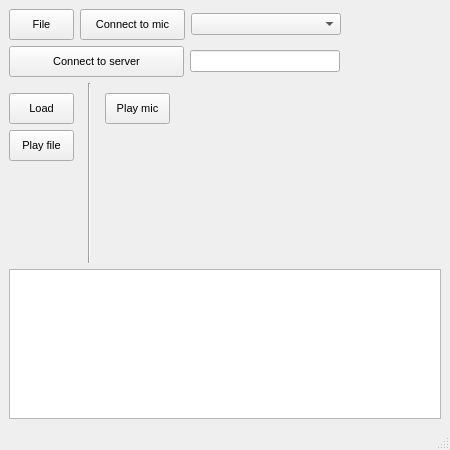
<?xml version="1.0" encoding="UTF-8"?>
<ui version="4.0">
 <class>MainWindow</class>
 <widget class="QMainWindow" name="MainWindow">
  <property name="geometry">
   <rect>
    <x>0</x>
    <y>0</y>
    <width>450</width>
    <height>450</height>
   </rect>
  </property>
  <property name="minimumSize">
   <size>
    <width>360</width>
    <height>300</height>
   </size>
  </property>
  <property name="maximumSize">
   <size>
    <width>450</width>
    <height>450</height>
   </size>
  </property>
  <property name="windowTitle">
   <string>Audio</string>
  </property>
  <widget class="QWidget" name="centralwidget">
   <layout class="QVBoxLayout" name="verticalLayout_4">
    <item>
     <layout class="QHBoxLayout" name="horizontalLayout_3">
      <item>
       <widget class="QToolButton" name="btn_mode_choice">
        <property name="minimumSize">
         <size>
          <width>65</width>
          <height>31</height>
         </size>
        </property>
        <property name="maximumSize">
         <size>
          <width>65</width>
          <height>31</height>
         </size>
        </property>
        <property name="font">
         <font>
          <pointsize>8</pointsize>
         </font>
        </property>
        <property name="text">
         <string>File</string>
        </property>
       </widget>
      </item>
      <item>
       <widget class="QToolButton" name="btn_connect_mic">
        <property name="minimumSize">
         <size>
          <width>105</width>
          <height>31</height>
         </size>
        </property>
        <property name="maximumSize">
         <size>
          <width>65</width>
          <height>31</height>
         </size>
        </property>
        <property name="font">
         <font>
          <pointsize>8</pointsize>
         </font>
        </property>
        <property name="text">
         <string>Connect to mic</string>
        </property>
       </widget>
      </item>
      <item>
       <widget class="QComboBox" name="comboBox">
        <property name="sizePolicy">
         <sizepolicy hsizetype="Expanding" vsizetype="Fixed">
          <horstretch>0</horstretch>
          <verstretch>0</verstretch>
         </sizepolicy>
        </property>
        <property name="minimumSize">
         <size>
          <width>150</width>
          <height>0</height>
         </size>
        </property>
        <property name="font">
         <font>
          <pointsize>8</pointsize>
         </font>
        </property>
       </widget>
      </item>
      <item>
       <spacer name="horizontalSpacer">
        <property name="orientation">
         <enum>Qt::Horizontal</enum>
        </property>
        <property name="sizeHint" stdset="0">
         <size>
          <width>40</width>
          <height>20</height>
         </size>
        </property>
       </spacer>
      </item>
     </layout>
    </item>
    <item>
     <layout class="QVBoxLayout" name="verticalLayout_2">
      <item>
       <layout class="QHBoxLayout" name="horizontalLayout">
        <item>
         <widget class="QToolButton" name="btn_connect_to_server">
          <property name="minimumSize">
           <size>
            <width>175</width>
            <height>31</height>
           </size>
          </property>
          <property name="maximumSize">
           <size>
            <width>65</width>
            <height>31</height>
           </size>
          </property>
          <property name="font">
           <font>
            <pointsize>8</pointsize>
           </font>
          </property>
          <property name="text">
           <string>Connect to server</string>
          </property>
         </widget>
        </item>
        <item>
         <widget class="QLineEdit" name="edit_ip_address">
          <property name="minimumSize">
           <size>
            <width>150</width>
            <height>20</height>
           </size>
          </property>
          <property name="font">
           <font>
            <pointsize>8</pointsize>
           </font>
          </property>
         </widget>
        </item>
        <item>
         <spacer name="horizontalSpacer_2">
          <property name="orientation">
           <enum>Qt::Horizontal</enum>
          </property>
          <property name="sizeType">
           <enum>QSizePolicy::Expanding</enum>
          </property>
          <property name="sizeHint" stdset="0">
           <size>
            <width>40</width>
            <height>20</height>
           </size>
          </property>
         </spacer>
        </item>
       </layout>
      </item>
      <item>
       <layout class="QHBoxLayout" name="horizontalLayout_2">
        <item>
         <layout class="QVBoxLayout" name="verticalLayout">
          <item>
           <spacer name="verticalSpacer">
            <property name="orientation">
             <enum>Qt::Vertical</enum>
            </property>
            <property name="sizeType">
             <enum>QSizePolicy::Minimum</enum>
            </property>
            <property name="sizeHint" stdset="0">
             <size>
              <width>20</width>
              <height>10</height>
             </size>
            </property>
           </spacer>
          </item>
          <item>
           <widget class="QToolButton" name="btn_load_wav_file">
            <property name="minimumSize">
             <size>
              <width>65</width>
              <height>31</height>
             </size>
            </property>
            <property name="maximumSize">
             <size>
              <width>65</width>
              <height>31</height>
             </size>
            </property>
            <property name="font">
             <font>
              <pointsize>8</pointsize>
             </font>
            </property>
            <property name="text">
             <string>Load</string>
            </property>
           </widget>
          </item>
          <item>
           <widget class="QToolButton" name="btn_play_wav_file">
            <property name="minimumSize">
             <size>
              <width>65</width>
              <height>31</height>
             </size>
            </property>
            <property name="maximumSize">
             <size>
              <width>65</width>
              <height>31</height>
             </size>
            </property>
            <property name="font">
             <font>
              <pointsize>8</pointsize>
             </font>
            </property>
            <property name="text">
             <string>Play file</string>
            </property>
           </widget>
          </item>
          <item>
           <spacer name="verticalSpacer_2">
            <property name="orientation">
             <enum>Qt::Vertical</enum>
            </property>
            <property name="sizeHint" stdset="0">
             <size>
              <width>20</width>
              <height>40</height>
             </size>
            </property>
           </spacer>
          </item>
         </layout>
        </item>
        <item>
         <spacer name="horizontalSpacer_5">
          <property name="orientation">
           <enum>Qt::Horizontal</enum>
          </property>
          <property name="sizeType">
           <enum>QSizePolicy::Minimum</enum>
          </property>
          <property name="sizeHint" stdset="0">
           <size>
            <width>8</width>
            <height>7</height>
           </size>
          </property>
         </spacer>
        </item>
        <item>
         <widget class="Line" name="line">
          <property name="orientation">
           <enum>Qt::Vertical</enum>
          </property>
         </widget>
        </item>
        <item>
         <spacer name="horizontalSpacer_4">
          <property name="orientation">
           <enum>Qt::Horizontal</enum>
          </property>
          <property name="sizeType">
           <enum>QSizePolicy::Minimum</enum>
          </property>
          <property name="sizeHint" stdset="0">
           <size>
            <width>8</width>
            <height>8</height>
           </size>
          </property>
         </spacer>
        </item>
        <item>
         <layout class="QVBoxLayout" name="verticalLayout_3">
          <item>
           <spacer name="verticalSpacer_3">
            <property name="orientation">
             <enum>Qt::Vertical</enum>
            </property>
            <property name="sizeType">
             <enum>QSizePolicy::Minimum</enum>
            </property>
            <property name="sizeHint" stdset="0">
             <size>
              <width>20</width>
              <height>10</height>
             </size>
            </property>
           </spacer>
          </item>
          <item>
           <widget class="QToolButton" name="btn_play_mic">
            <property name="minimumSize">
             <size>
              <width>65</width>
              <height>31</height>
             </size>
            </property>
            <property name="maximumSize">
             <size>
              <width>65</width>
              <height>31</height>
             </size>
            </property>
            <property name="font">
             <font>
              <pointsize>8</pointsize>
             </font>
            </property>
            <property name="text">
             <string>Play mic</string>
            </property>
           </widget>
          </item>
          <item>
           <spacer name="verticalSpacer_4">
            <property name="orientation">
             <enum>Qt::Vertical</enum>
            </property>
            <property name="sizeHint" stdset="0">
             <size>
              <width>20</width>
              <height>40</height>
             </size>
            </property>
           </spacer>
          </item>
         </layout>
        </item>
        <item>
         <spacer name="horizontalSpacer_3">
          <property name="orientation">
           <enum>Qt::Horizontal</enum>
          </property>
          <property name="sizeHint" stdset="0">
           <size>
            <width>40</width>
            <height>20</height>
           </size>
          </property>
         </spacer>
        </item>
       </layout>
      </item>
     </layout>
    </item>
    <item>
     <widget class="QTextBrowser" name="text_brows_info">
      <property name="minimumSize">
       <size>
        <width>150</width>
        <height>50</height>
       </size>
      </property>
      <property name="maximumSize">
       <size>
        <width>15000</width>
        <height>150</height>
       </size>
      </property>
      <property name="font">
       <font>
        <pointsize>9</pointsize>
       </font>
      </property>
     </widget>
    </item>
   </layout>
  </widget>
  <widget class="QMenuBar" name="menubar">
   <property name="geometry">
    <rect>
     <x>0</x>
     <y>0</y>
     <width>450</width>
     <height>20</height>
    </rect>
   </property>
  </widget>
  <widget class="QStatusBar" name="statusbar"/>
 </widget>
 <resources/>
 <connections/>
</ui>
